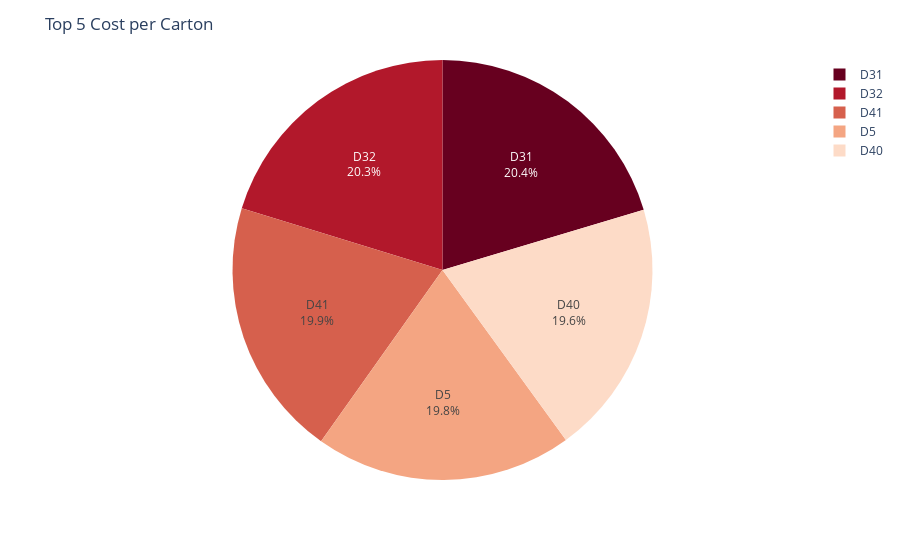

Notebook code for this chart:
### Code cell
fig = px.pie(df4, values="COST" , names ="SKU",color_discrete_sequence = px.colors.sequential.RdBu)
fig.update_traces(textposition='inside', textinfo='percent+label')
fig.update_layout(uniformtext_minsize=8, uniformtext_mode='hide',title = 'Top 5 Cost per Carton')
fig.show()

### Figure 1 — Plotly figure (JSON) as saved in the notebook; plotly's stock layout.template omitted (floating-point values rounded to 4 significant figures)
{"data": [{"domain": {"x": [0, 1], "y": [0, 1]}, "hovertemplate": "SKU=%{label}<br>COST=%{value}<extra></extra>", "labels": ["D31", "D32", "D41", "D5", "D40"], "legendgroup": "", "name": "", "showlegend": true, "textinfo": "percent+label", "textposition": "inside", "type": "pie", "values": [324, 322, 317, 315, 312]}], "layout": {"legend": {"tracegroupgap": 0}, "margin": {"t": 60}, "piecolorway": ["rgb(103,0,31)", "rgb(178,24,43)", "rgb(214,96,77)", "rgb(244,165,130)", "rgb(253,219,199)", "rgb(247,247,247)", "rgb(209,229,240)", "rgb(146,197,222)", "rgb(67,147,195)", "rgb(33,102,172)", "rgb(5,48,97)"], "title": {"text": "Top 5 Cost per Carton"}, "uniformtext": {"minsize": 8, "mode": "hide"}}}
